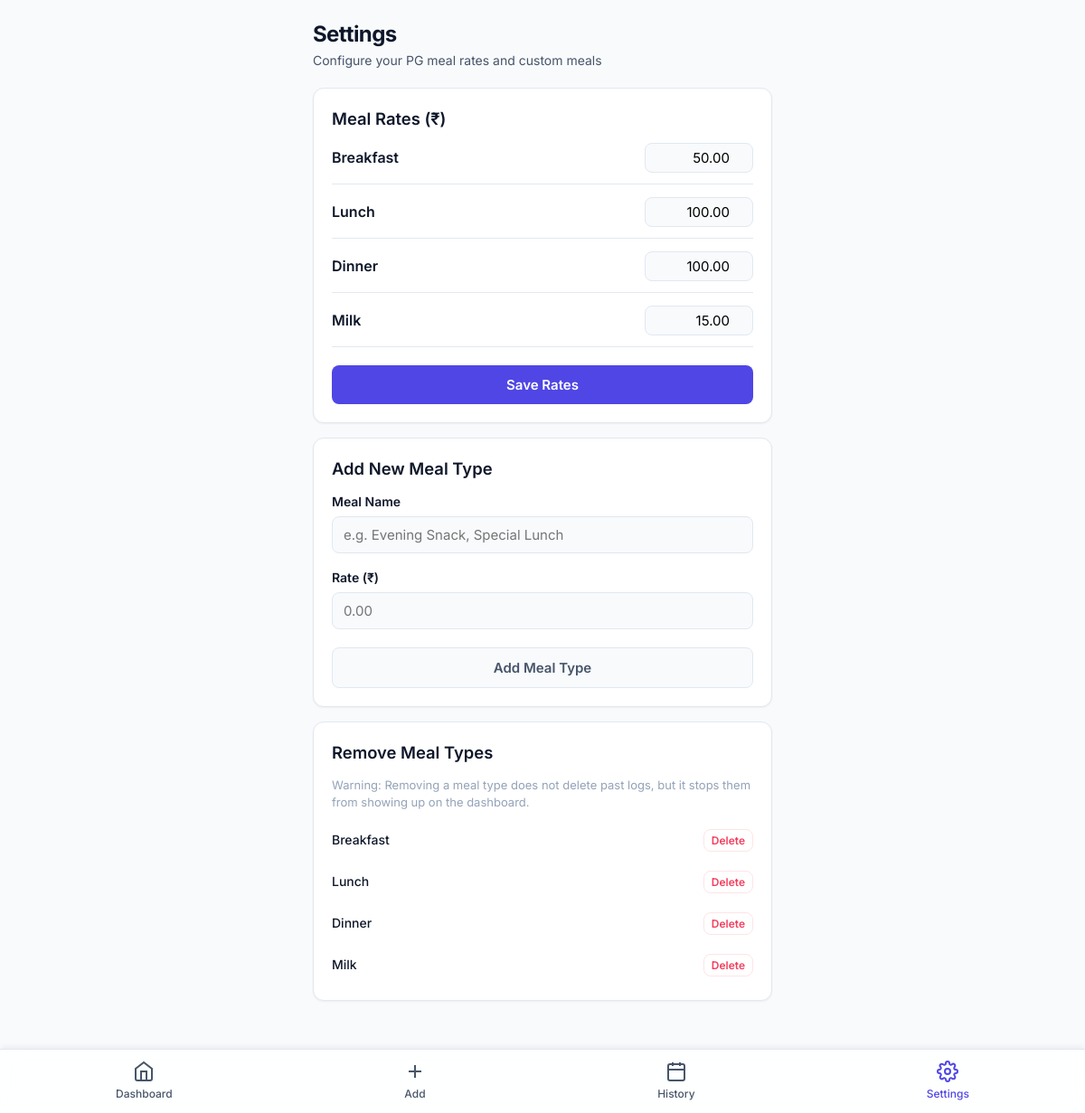
/settings/, run on the app's committed database.
### tracker/models.py (models this page shows, shortened)
class MealRate(models.Model):
    meal_name = models.CharField(max_length=50, unique=True)
    rate = models.DecimalField(max_digits=6, decimal_places=2)
    updated_at = models.DateTimeField(auto_now=True)

### tracker/views.py (the view, shortened to what this page needs)
# urls.py: path('settings/', views.settings_view, name='settings'),
@login_required
def settings_view(request):
    rates = MealRate.objects.all()
    return render(request, 'tracker/settings.html', {'rates': rates})

### tracker/templates/tracker/settings.html (shortened to what this page needs)
{% extends 'tracker/base.html' %}
{% block content %}
<header style="margin-bottom: 20px;">
    <h1>Settings</h1>
    <p style="font-size: 0.875rem; color: var(--text-secondary);">Configure your PG meal rates and custom meals</p>
</header>
<div class="card">
    <h2>Meal Rates (₹)</h2>
    {% if rates %}
        <form method="post" action="{% url 'settings' %}">
            <div style="display: flex; flex-direction: column; gap: 14px; margin-bottom: 20px;">
                {% for rate in rates %}
                    <div style="display: flex; align-items: center; justify-content: space-between; gap: 12px; padding-bottom: 12px; border-bottom: 1px solid var(--border);">
                        <span style="font-weight: 600; flex: 1;">{{ rate.meal_name }}</span>
                        <div style="width: 120px;">
                            <input type="number" step="0.01" name="rate_{{ rate.id }}" value="{{ rate.rate }}" class="form-control" style="text-align: right; padding: 6px 10px;" required>
                        </div>
                    </div>
                {% endfor %}
            </div>
            <button type="submit" class="btn">Save Rates</button>
        </form>
    {% else %}
        <p style="font-size: 0.875rem; color: var(--text-muted); text-align: center; padding: 12px 0;">
            No meals configured. Add one below to start!
        </p>
    {% endif %}
</div>
<div class="card">
    <h2>Add New Meal Type</h2>
    <form method="post" action="{% url 'settings' %}">
        <div class="form-group">
            <label for="new-meal-name" class="form-label">Meal Name</label>
            <input type="text" id="new-meal-name" name="new_meal_name" placeholder="e.g. Evening Snack, Special Lunch" class="form-control" required>
        </div>
        <div class="form-group" style="margin-bottom: 20px;">
            <label for="new-meal-rate" class="form-label">Rate (₹)</label>
            <input type="number" step="0.01" id="new-meal-rate" name="new_meal_rate" placeholder="0.00" class="form-control" required>
        </div>
        <button type="submit" class="btn btn-secondary">Add Meal Type</button>
    </form>
</div>
{% if rates %}
<div class="card" style="margin-bottom: 24px;">
    <h2>Remove Meal Types</h2>
    <p style="font-size: 0.8125rem; color: var(--text-muted); margin-bottom: 12px;">
        Warning: Removing a meal type does not delete past logs, but it stops them from showing up on the dashboard.
    </p>
    <div style="display: flex; flex-direction: column; gap: 8px;">
        {% for rate in rates %}
            <div style="display: flex; justify-content: space-between; align-items: center; padding: 6px 0;">
                <span style="font-size: 0.875rem; font-weight: 500;">{{ rate.meal_name }}</span>
                <form method="post" action="{% url 'settings' %}" onsubmit="return confirm('Are you sure you want to delete {{ rate.meal_name }}?');" style="margin: 0;">
                    <button type="submit" class="btn btn-secondary" style="padding: 4px 8px; font-size: 0.75rem; width: auto; color: var(--danger); border-color: var(--danger-light); background: transparent;">
                        Delete
                    </button>
                </form>
            </div>
        {% endfor %}
    </div>
</div>
{% endif %}
{% endblock %}

### tracker/static/css/style.css (style rules this page uses)
:root { --font-sans: 'Inter', -apple-system, BlinkMacSystemFont, "Segoe UI", Roboto, Helvetica, Arial, sans-serif; --bg-main: #f8fafc; --bg-card: #ffffff; --text-primary: #0f172a; --text-secondary: #475569; --text-muted: #94a3b8; --primary: #4f46e5; --primary-light: #e0e7ff; --primary-hover: #4338ca; --success: #10b981; --success-light: #d1fae5; --danger: #f43f5e; --danger-light: #ffe4e6; --border: #e2e8f0; --border-hover: #cbd5e1; --shadow-sm: 0 1px 2px 0 rgba(0, 0, 0, 0.05); --shadow-md: 0 4px 6px -1px rgba(0, 0, 0, 0.1), 0 2px 4px -2px rgba(0, 0, 0, 0.1); --shadow-lg: 0 10px 15px -3px rgba(0, 0, 0, 0.05), 0 4px 6px -4px rgba(0, 0, 0, 0.05); --radius-sm: 8px; --radius-md: 12px; --radius-lg: 16px; --radius-full: 9999px; --transition: all 0.2s cubic-bezier(0.4, 0, 0.2, 1); }
* { box-sizing: border-box; margin: 0; padding: 0; }
body { font-family: var(--font-sans); background-color: var(--bg-main); color: var(--text-primary); line-height: 1.5; -webkit-font-smoothing: antialiased; padding-bottom: 80px; }
h1 { font-size: 1.5rem; font-weight: 700; letter-spacing: -0.025em; color: var(--text-primary); }
h2 { font-size: 1.15rem; font-weight: 600; color: var(--text-primary); margin-bottom: 12px; }
p { color: var(--text-secondary); }
.card { background-color: var(--bg-card); border: 1px solid var(--border); border-radius: var(--radius-md); padding: 20px; box-shadow: var(--shadow-sm); margin-bottom: 16px; transition: var(--transition); }
.form-group { margin-bottom: 16px; }
.form-label { display: block; font-weight: 600; font-size: 0.875rem; margin-bottom: 6px; color: var(--text-primary); }
.form-control { width: 100%; font-family: var(--font-sans); font-size: 0.9375rem; padding: 10px 12px; border: 1px solid var(--border); border-radius: var(--radius-sm); outline: none; transition: var(--transition); background-color: var(--bg-main); }
.btn { width: 100%; padding: 12px; font-family: var(--font-sans); font-size: 0.9375rem; font-weight: 600; color: white; background-color: var(--primary); border: none; border-radius: var(--radius-sm); cursor: pointer; transition: var(--transition); text-align: center; text-decoration: none; display: inline-block; }
.btn-secondary { background-color: var(--bg-main); color: var(--text-secondary); border: 1px solid var(--border); }

### data on the page
MealRate: meal_name "Breakfast", rate "50.00"
MealRate: meal_name "Lunch", rate "100.00"
MealRate: meal_name "Dinner", rate "100.00"
MealRate: meal_name "Milk", rate "15.00"
